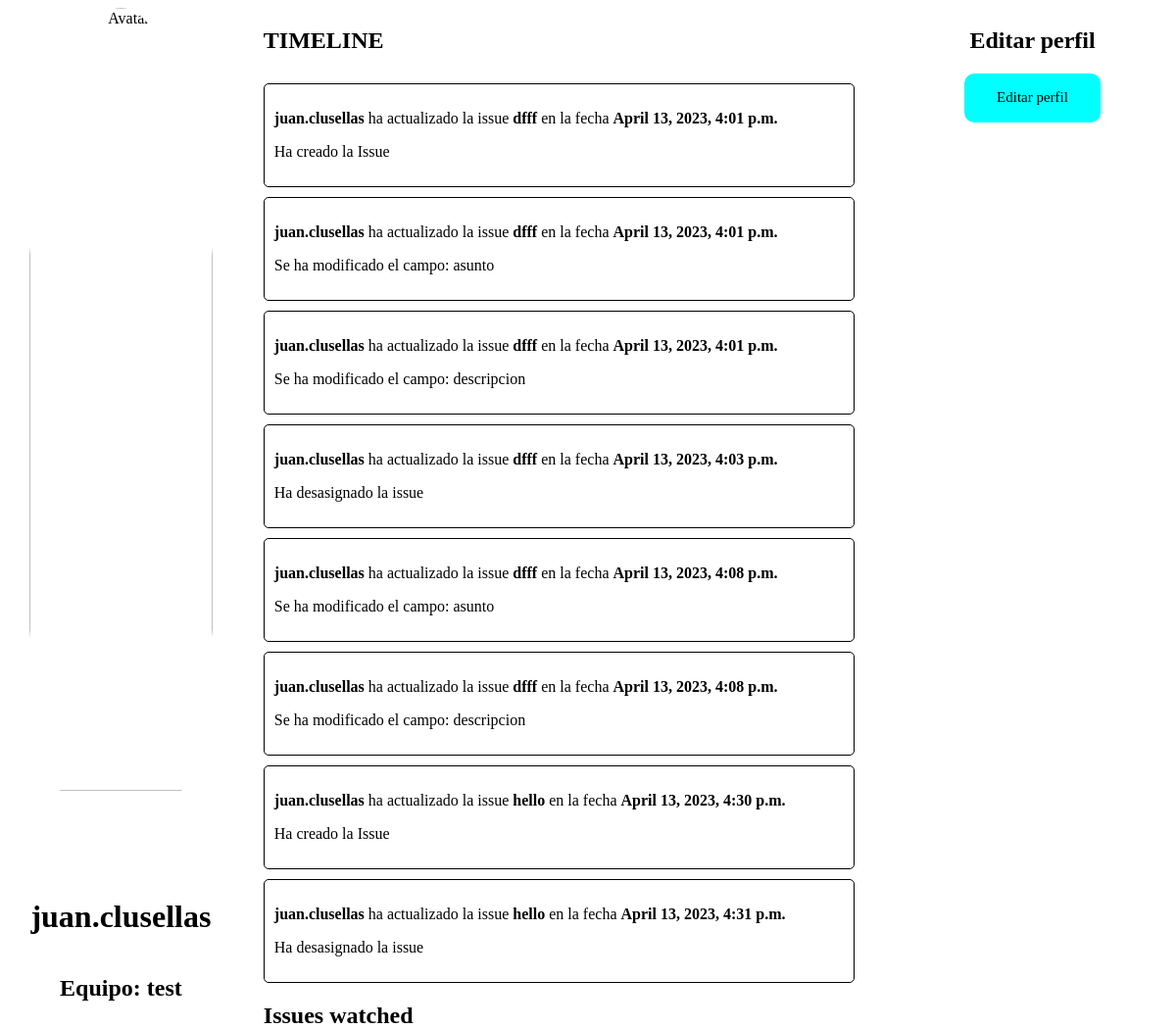
/main/verPerfil/juan.clusellas/, run on an earlier commit of the app's database.
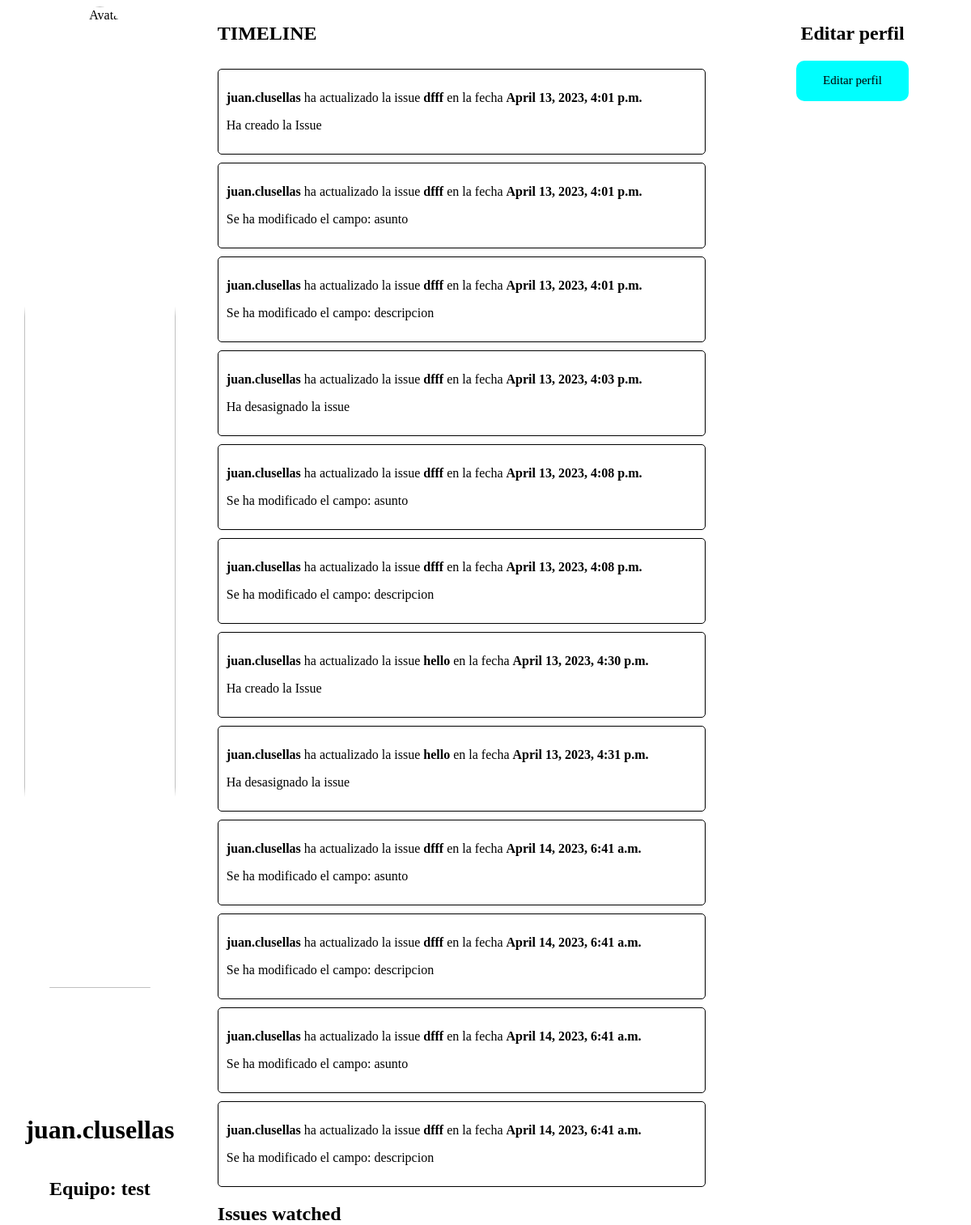
And on a later commit of the database.
### polls/models.py (models this page shows, shortened)
class Actividad_Issue(models.Model):
    id = models.AutoField(primary_key=True)
    issue = models.ForeignKey(Issue, on_delete=models.CASCADE, related_name='actividades') # id de la issue
    creador = models.ForeignKey(User, on_delete=models.CASCADE) # id del creador
    fecha = models.DateTimeField(auto_now_add=True) # fecha de publicacion del cambio
    tipo = models.CharField(max_length=1000, default='') # tipo de cambio
    usuario = models.ForeignKey(User, on_delete=models.CASCADE, related_name='%(class)s_usuario') # id del usuario que ha hecho el cambio

class Issue(models.Model):
    id = models.AutoField(primary_key=True)
    asunto = models.CharField(max_length=50, default='')
    descripcion = models.CharField(max_length=200, default='')
    creador = models.ForeignKey(User, on_delete=models.CASCADE, related_name='issues_creadas')
    associat = models.ForeignKey(User, on_delete=models.CASCADE, related_name='issues_associado', null=True)
    vigilant = models.ManyToManyField(User, related_name='issues_vigiladas')
    deleted = models.BooleanField(default=False)
    asignada = models.ForeignKey(User, on_delete=models.CASCADE, related_name='issues_asignadas', null=True)
    blocked = models.BooleanField(default=False, null=True)
    reason_blocked = models.CharField(max_length=200, default='', null=True)
    deadline = models.DateTimeField(null=True)
    prioridad = models.CharField(max_length=100, default=None, null=True)
    status = models.CharField(max_length=100, default=None, null=True)

### polls/views/user_viewset.py (the view)
# urls.py: path('verPerfil/<str:username>/', user_viewset.verPerfil, name='verPerfil'),
def verPerfil(request, username):
    user = User.objects.get(username=username)
    actividades = Actividad_Issue.objects.filter(usuario=user.id)
    if Miembro_Equipo.objects.filter(miembro=user.id):
        equipo_usuario = Miembro_Equipo.objects.filter(miembro=user.id)[0].equipo
    else :
        equipo_usuario = None
    if Imagen_Perfil.objects.filter(usuario=user).exists():
        imagenPerfil = Imagen_Perfil.objects.get(usuario=user)
    else:
        imagenPerfil = None
    watchlist = Watcher.objects.filter(usuario=request.user.id)
    issues = []
    for i in watchlist:
        issues.append(Issue.objects.get(id=i.issue.id))
    return render(request, 'verPerfil.html', {"user" : user, "actividades": actividades, "equipo" : equipo_usuario, "imagenPerfil" : imagenPerfil, "issues" : issues})

### polls/templates/verPerfil.html (shortened to what this page needs)
<div id="perfilContainerPrincipal">
    <div id="perfilContainerIzquierda">
        {% if imagenPerfil %}
            <img id="logoPerfil" src="http://127.0.0.1:8000/main/media/{{ imagenPerfil.imagen }}" alt="Avatar"">
        {% else %}
            <img id="logoPerfil" src="https://www.w3schools.com/howto/img_avatar.png" alt="Avatar">
        {% endif %}
        <h1 id="perfilUsername">{{ user.username }}</h1>
        {% if equipo %}
            <h2 id="perfilEquipo">Equipo: {{ equipo.nombre }}</h2>
        {% else %}
            <h2 id="perfilEquipo">No pertenece a ningún equipo</h2>
        {% endif %}
    </div>
    <div id="perfilContainerDerecha">
        <div id="perfilContainerDerecha1">
            <h2>TIMELINE</h2>
            {% for actividad in actividades %}
                <div id="issue">
                    <p id="actividadDescripcion"><strong>{{ actividad.creador }} </strong>ha actualizado la
                        issue <strong>{{ actividad.issue.asunto }}</strong> en la fecha <strong>{{ actividad.fecha }}</strong>
                    </p>
                    {% if actividad.tipo == 'asunto' or actividad.tipo == 'descripcion' %}
                        <p class="anotacionActividad">Se ha modificado el campo: {{ actividad.tipo }}</p>
                    {% elif actividad.tipo == 'creada' %}
                        <p class="anotacionActividad">Ha creado la Issue</p>
                    {% elif actividad.tipo == 'asignada' %}
                        <p class="anotacionActividad">Ha asignado la tarea a {{ issue.asignada }}</p>
                    {% elif actividad.tipo == 'desasignada' %}
                        <p class="anotacionActividad">Ha desasignado la issue</p>
                    {% endif %}
                </div>
            {% endfor %}
            <h2>Issues watched</h2>
        </div>
        <div id="perfilContainerDerecha2">
            <h2>Editar perfil</h2>
            <div id="perfilBotonEditarPerfil">
                <a href="http://127.0.0.1:8000/main/editarPerfil">Editar perfil</a>
            </div>
        </div>
    </div>
</div>

What changed in the data, as far as the page shows it:
added Actividad_Issue: creador "juan.clusellas", issue.asunto "dfff", fecha "April 14, 2023, 6:41 a.m.", tipo "asunto"
added Actividad_Issue: creador "juan.clusellas", issue.asunto "dfff", fecha "April 14, 2023, 6:41 a.m.", tipo "descripcion"
added Actividad_Issue: creador "juan.clusellas", issue.asunto "dfff", fecha "April 14, 2023, 6:41 a.m.", tipo "asunto"
added Actividad_Issue: creador "juan.clusellas", issue.asunto "dfff", fecha "April 14, 2023, 6:41 a.m.", tipo "descripcion"
